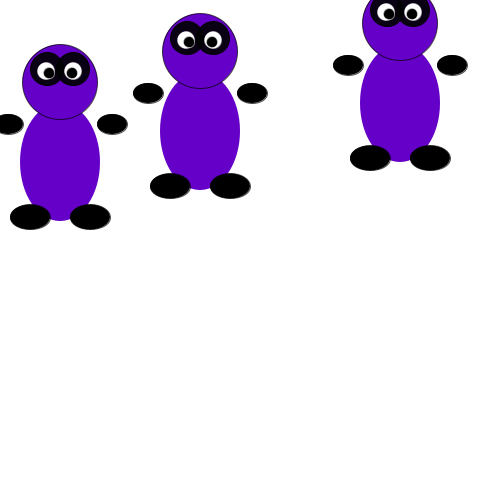
Frame 1 (no input)
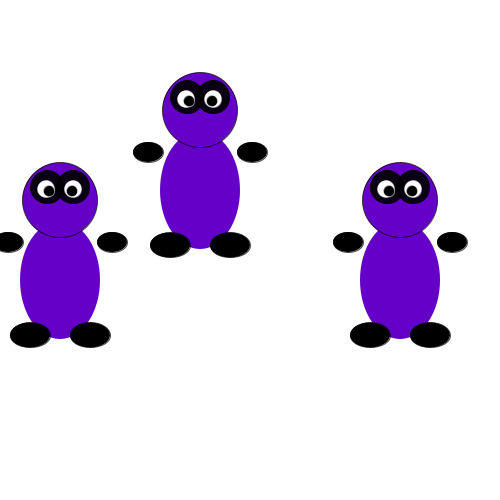
Frame 60 (the mouse pressed at the canvas centre just before this capture)
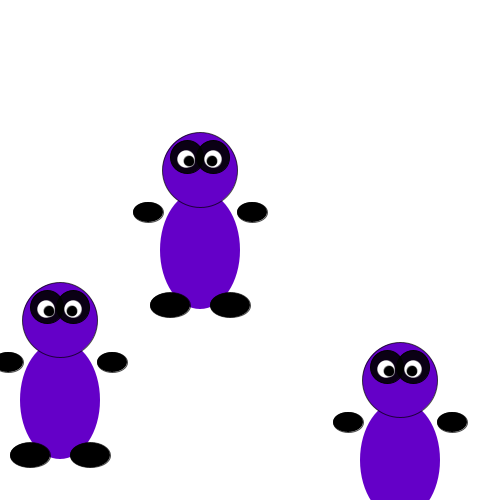
Frame 120 (the mouse held since frame 60 and released just before this capture)

The Processing sketch that drew these frames (run headless with seeded random() and noise(); from frame 60 on, the mouse is pressed at the canvas centre):

// Processing sketch: processing_129550
// ── processing_129550.pde

Monster mijnMonster;
Monster mijnMonster2;
Monster mijnMonster3;

void setup() {
  size(500,500);
  mijnMonster = new Monster(200,50,1);
  mijnMonster2 = new Monster(60,80,2);
  mijnMonster3 = new Monster(400,20,3);
}

void draw() {
  background(255);
  mijnMonster.update();
  mijnMonster.drawMonster();
  mijnMonster.test();
  
  mijnMonster2.update();
  mijnMonster2.drawMonster();
  mijnMonster2.test();
  
  mijnMonster3.update();
  mijnMonster3.drawMonster();
  mijnMonster.test();
}


class Monster{
int Y = 120;
int X = 100;
int y = 0;
int x = 0;
int stop = 900;
int spatie = 15;
int monsterX;
int monsterY;
int richting;
int teller;
boolean test;

  Monster(int tempX, int tempY, int tempRichting){
    monsterX = tempX;
    monsterY = tempY;
    richting = tempRichting;
    test = true;
  }
  void update(){
    monsterY = monsterY + richting;
    if(monsterY > width){
      richting = - richting;}
  }
  
  void test() {
    if(monsterY <=0 || monsterY >= height){
      richting = -richting;
      teller = teller + 1;
    }
  }

void drawMonster(){
  /*body*/
fill(100,0,200);
noStroke();
ellipseMode(CENTER);
ellipse(monsterX, monsterY +80,/*100,120,*/80,118);


/*head*/
stroke(0,0,0,180);
ellipseMode(CENTER);
ellipse(monsterX, monsterY,  75,75);


/*eyeballs*/
fill(0, 230);
stroke(0);
ellipseMode(CENTER);
ellipse(monsterX+13, monsterY -13,33,33);
fill(0, 230);
stroke(0);
ellipseMode(CENTER);
ellipse(monsterX -13, monsterY -13,33,33);

/*eye1*/
fill(255);
noStroke();
stroke(255,100);
ellipseMode(CENTER);
ellipse(monsterX -14, monsterY -11,17,17);

/*eye2*/
fill(255);
stroke(255,100);
ellipseMode(CENTER);
ellipse(monsterX +13, monsterY -11, 17,17);

fill(0);
stroke(255,100);
ellipseMode(CENTER);
ellipse(monsterX +12, monsterY +2 -11,11,11);

fill(0);
stroke(255,100);
ellipseMode(CENTER);
ellipse(monsterX -11, monsterY +2 -11, 11,11);

/*voet1*/
fill(0);
stroke(0,0,0,180);
ellipseMode(CENTER);
ellipse(monsterX -30, monsterY +135,40,25);

/*voet2*/
fill(0);
stroke(0,0,0,180);
ellipseMode(CENTER);
ellipse(monsterX +30, monsterY +135,40,25);

/*hand1*/

stroke(0,0,0,180);
ellipseMode(CENTER);
ellipse(monsterX +52, monsterY +42,30,20);

/*hand2*/

stroke(0,0,0,180);
ellipseMode(CENTER);
ellipse(monsterX -52, monsterY +42,30,20);

}
}
